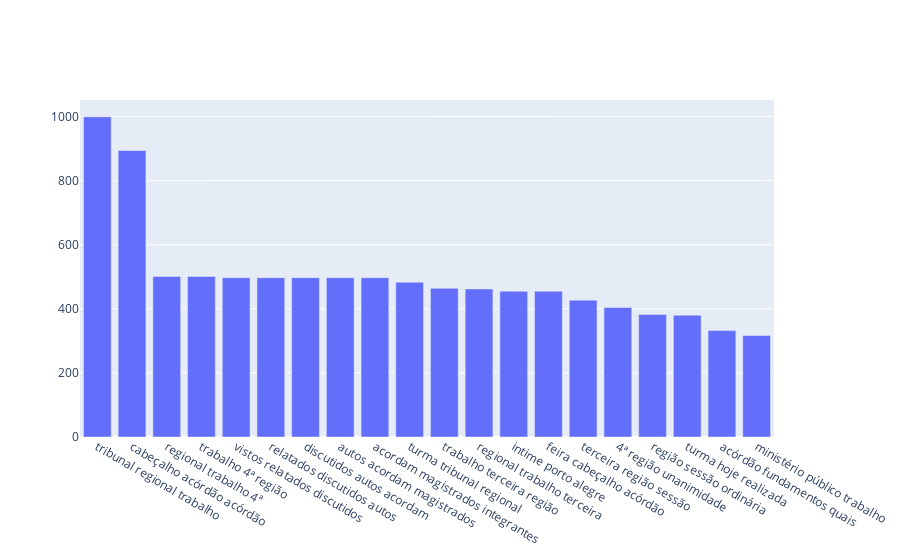

The cell this chart's notebook holds for it:
### Code cell
trace = go.Bar(x=df6["DISPOSITIVO"], y=df6["QUANTIDADE"])
iplot({"data":[trace]})

### Figure 1 — Plotly figure (JSON) as saved in the notebook; plotly's stock layout.template omitted (floating-point values rounded to 4 significant figures)
{"data": [{"type": "bar", "x": ["tribunal regional trabalho", "cabeçalho acórdão acórdão", "regional trabalho 4ª", "trabalho 4ª região", "vistos relatados discutidos", "relatados discutidos autos", "discutidos autos acordam", "autos acordam magistrados", "acordam magistrados integrantes", "turma tribunal regional", "trabalho terceira região", "regional trabalho terceira", "intime porto alegre", "feira cabeçalho acórdão", "terceira região sessão", "4ª região unanimidade", "região sessão ordinária", "turma hoje realizada", "acórdão fundamentos quais", "ministério público trabalho"], "y": [999, 894, 501, 501, 497, 497, 497, 497, 497, 483, 464, 462, 455, 455, 427, 404, 382, 380, 332, 317]}], "layout": {}}
